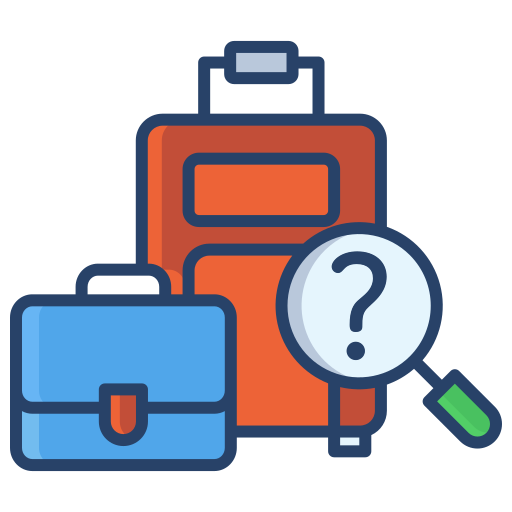
#> input picture 3125734.png, 512 x 512 px
$ python -i images.py   (imports and definitions only)
#> lines starting #> are read from the running program, lines starting #| are printed output that depends on the picture
#> further down, picture is the input picture: PIL image 512x512 RGBA; mean R, G, B, A 58.7, 55.5, 63.9, 119.4
"""Photo processing: shrink for the app, make a thumbnail, and take a perceptual hash.

Pillow only. The hash is a 64-bit difference hash computed on the photo without its
bottom tenth, where channel watermarks sit. Two copies of a photo that were
recompressed or lightly resized land a few bits apart; unrelated photos land about
32 bits apart.
"""

from __future__ import annotations

import hashlib
import io
from dataclasses import dataclass

FULL_MAX_PX = 1280
THUMB_MAX_PX = 480
MAX_INPUT_PIXELS = 60_000_000
SAME_PHOTO_BITS = 6


class ImageError(ValueError):
    pass


@dataclass
class ProcessedImage:
    full: bytes
    thumb: bytes
    width: int
    height: int
    phash: int
    digest: str


def to_signed(value: int) -> int:
    """Store an unsigned 64-bit hash in a signed BigIntegerField."""
    return value - (1 << 64) if value >= (1 << 63) else value


def to_unsigned(value: int) -> int:
    return value + (1 << 64) if value < 0 else value


def hamming(left: int, right: int) -> int:
    return bin(to_unsigned(left) ^ to_unsigned(right)).count("1")


def same_photo(left: int | None, right: int | None) -> bool:
    return left is not None and right is not None and hamming(left, right) <= SAME_PHOTO_BITS


def dhash(image) -> int:
    from PIL import Image

    width, height = image.size
#> width = 512; height = 512
    cropped = image.crop((0, 0, width, max(1, int(height * 0.9))))
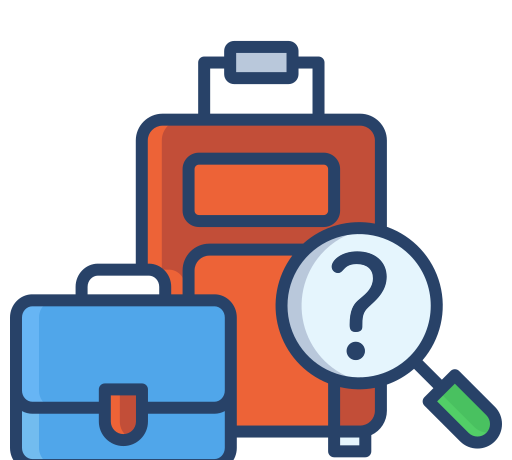
#> cropped: PIL image 512x460 RGBA; mean R, G, B, A 64.9, 61, 70.1, 130.4; transparent parts drawn white
    small = cropped.convert("L").resize((9, 8), Image.LANCZOS)
    pixels = list(getattr(small, "get_flattened_data", None) and small.get_flattened_data() or small.getdata())
#> pixels = 72 values, max 245 at index 51, min 0 at index 0, mean 65.29
    bits = 0
    for row in range(8):
        for col in range(8):
            left = pixels[row * 9 + col]
            right = pixels[row * 9 + col + 1]
            bits = (bits << 1) | (1 if left > right else 0)
#> after the loop, bits = 868797315082842966
    return to_signed(bits)


def _jpeg(image, max_px: int, quality: int) -> tuple[bytes, tuple[int, int]]:
    from PIL import Image

    copy = image.copy()
    copy.thumbnail((max_px, max_px), Image.LANCZOS)
    buffer = io.BytesIO()
    copy.save(buffer, format="JPEG", quality=quality, optimize=True, progressive=True)
    return buffer.getvalue(), copy.size


def process_image(data: bytes) -> ProcessedImage:
    from PIL import Image, ImageOps

    Image.MAX_IMAGE_PIXELS = MAX_INPUT_PIXELS
    try:
        image = Image.open(io.BytesIO(data))
        image.load()
    except Exception as exc:  # noqa: BLE001 - Pillow raises many types for broken files
        raise ImageError(f"not a readable image: {exc}") from exc
    image = ImageOps.exif_transpose(image)
    if image.mode != "RGB":
        image = image.convert("RGB")
    if min(image.size) < 32:
        raise ImageError("image too small")
    full, size = _jpeg(image, FULL_MAX_PX, 82)
    thumb, _ = _jpeg(image, THUMB_MAX_PX, 74)
    return ProcessedImage(
        full=full,
        thumb=thumb,
        width=size[0],
        height=size[1],
        phash=dhash(image),
        digest=hashlib.sha1(full).hexdigest(),
    )

>>> from PIL import Image
>>> picture = Image.open('../../3125734.png')
>>> result = dhash(picture)
#> result = 868797315082842966

$ run again, on 489866.png
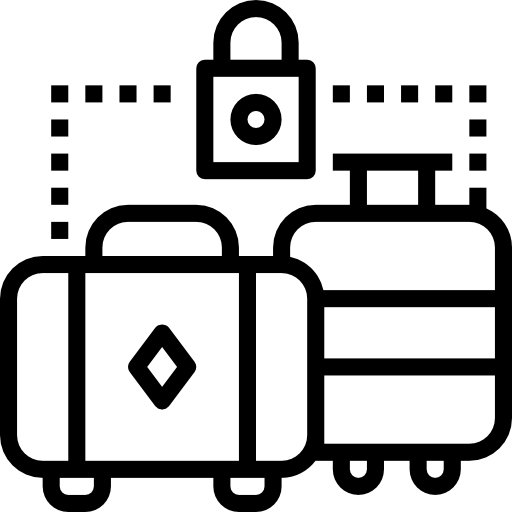
#> input picture 489866.png, 512 x 512 px
#> picture is the input picture: PIL image 512x512 RGBA; mean R, G, B, A 182.7, 182.7, 182.7, 68.3
#> in dhash, `cropped = image.crop((0, 0, width, max(1, int(height * 0.9))))`:
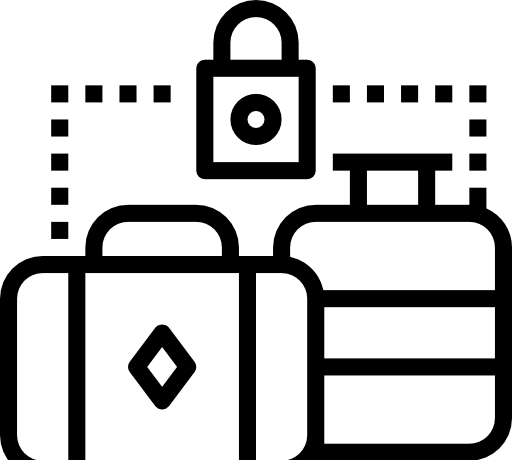
#> cropped: PIL image 512x460 RGBA; mean R, G, B, A 186.5, 186.5, 186.5, 64.7; transparent parts drawn white
#> pixels = 72 values, max 255 at index 0, min 112 at index 37, mean 187.2
#> after the loop in dhash, `for row in range(8):`: bits = 3653460460972886329
